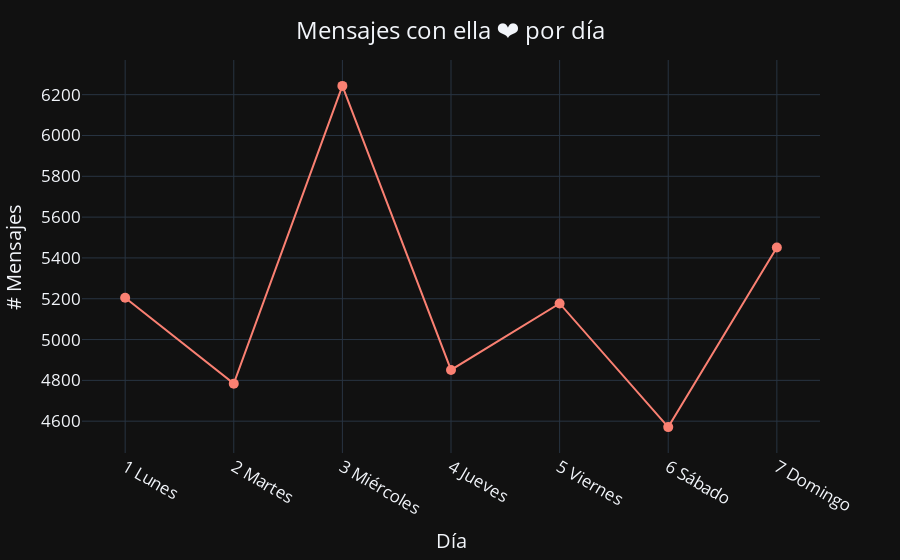

Notebook source saved alongside this figure:
### Code cell
# Asumo que ya tienes tu DataFrame 'df' cargado con las columnas necesarias ('Fecha', 'Hora', 'Miembro', 'Mensaje', 'Emojis', 'URLs', 'rangoHora', 'DiaSemana')

# Crear una columna de 1 para realizar el conteo de mensajes
df['# Mensajes por día'] = 1

# Sumar (contar) los mensajes que tengan la misma fecha y día de la semana
date_df = df.groupby('DiaSemana')['# Mensajes por día'].sum().reset_index()

# Plotear la cantidad de mensajes respecto del tiempo
fig = px.line(date_df, x='DiaSemana', y='# Mensajes por día', color_discrete_sequence=['salmon'], template='plotly_dark')

# Ajustar el gráfico
fig.update_layout(
    title={'text': 'Mensajes con ella ❤️ por día', 'y': 0.96, 'x': 0.5, 'xanchor': 'center'},
    font=dict(size=17)
)
fig.update_traces(mode='markers+lines', marker=dict(size=10))
fig.update_xaxes(title_text='Día', tickangle=30)
fig.update_yaxes(title_text='# Mensajes')

# Mostrar el gráfico
fig.show()

### Figure 1 — Plotly figure (JSON) as saved in the notebook; plotly's stock layout.template omitted (floating-point values rounded to 4 significant figures)
{"data": [{"hovertemplate": "DiaSemana=%{x}<br># Mensajes por día=%{y}<extra></extra>", "legendgroup": "", "line": {"color": "salmon", "dash": "solid"}, "marker": {"size": 10, "symbol": "circle"}, "mode": "markers+lines", "name": "", "orientation": "v", "showlegend": false, "type": "scatter", "x": ["1 Lunes", "2 Martes", "3 Miércoles", "4 Jueves", "5 Viernes", "6 Sábado", "7 Domingo"], "xaxis": "x", "y": [5205, 4784, 6243, 4851, 5177, 4571, 5451], "yaxis": "y"}], "layout": {"font": {"size": 17}, "legend": {"tracegroupgap": 0}, "margin": {"t": 60}, "title": {"text": "Mensajes con ella ❤️ por día", "x": 0.5, "xanchor": "center", "y": 0.96}, "xaxis": {"anchor": "y", "domain": [0, 1], "tickangle": 30, "title": {"text": "Día"}}, "yaxis": {"anchor": "x", "domain": [0, 1], "title": {"text": "# Mensajes"}}}}
